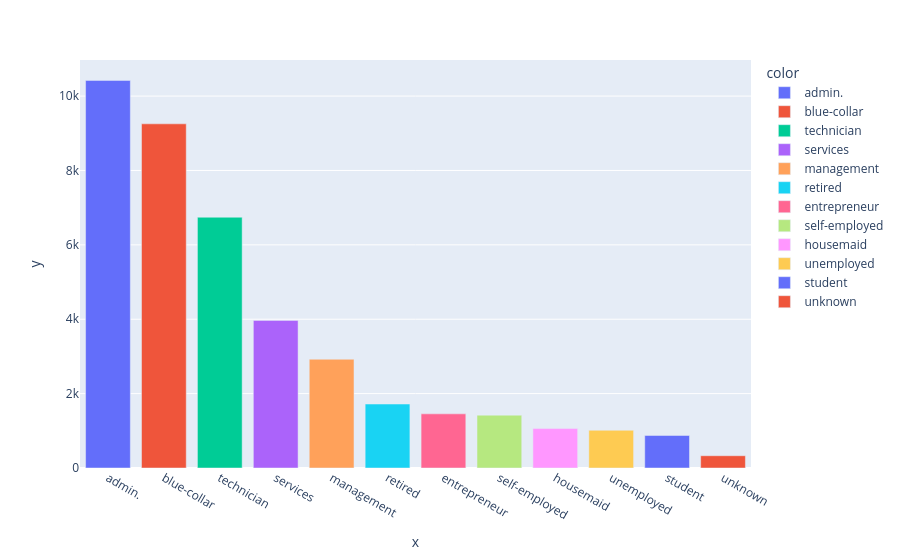
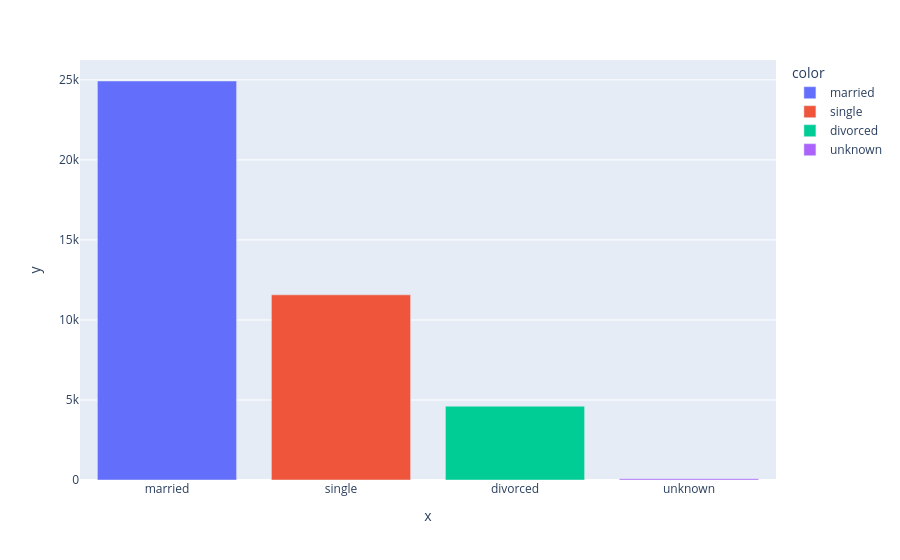
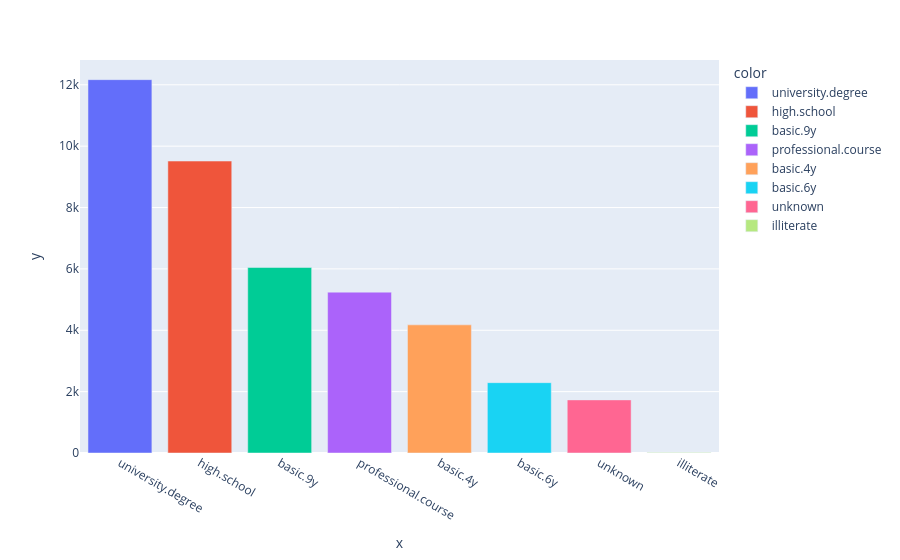
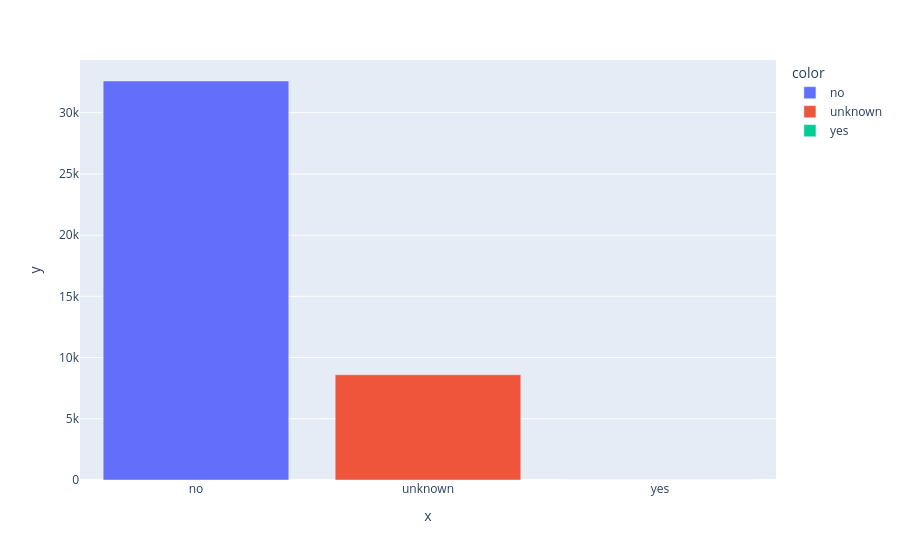

Notebook code for these charts, in order:
### Code cell
# visualiser les countplots
for col in cat_data.columns:
  countplot_func(col)

### Figure 1 — Plotly figure (JSON) as saved in the notebook; plotly's stock layout.template omitted (floating-point values rounded to 4 significant figures)
{"data": [{"hovertemplate": "color=admin.<br>x=%{x}<br>y=%{y}<extra></extra>", "legendgroup": "admin.", "marker": {"color": "#636efa", "pattern": {"shape": ""}}, "name": "admin.", "orientation": "v", "showlegend": true, "textposition": "auto", "type": "bar", "x": ["admin."], "xaxis": "x", "y": [10422], "yaxis": "y"}, {"hovertemplate": "color=blue-collar<br>x=%{x}<br>y=%{y}<extra></extra>", "legendgroup": "blue-collar", "marker": {"color": "#EF553B", "pattern": {"shape": ""}}, "name": "blue-collar", "orientation": "v", "showlegend": true, "textposition": "auto", "type": "bar", "x": ["blue-collar"], "xaxis": "x", "y": [9254], "yaxis": "y"}, {"hovertemplate": "color=technician<br>x=%{x}<br>y=%{y}<extra></extra>", "legendgroup": "technician", "marker": {"color": "#00cc96", "pattern": {"shape": ""}}, "name": "technician", "orientation": "v", "showlegend": true, "textposition": "auto", "type": "bar", "x": ["technician"], "xaxis": "x", "y": [6743], "yaxis": "y"}, {"hovertemplate": "color=services<br>x=%{x}<br>y=%{y}<extra></extra>", "legendgroup": "services", "marker": {"color": "#ab63fa", "pattern": {"shape": ""}}, "name": "services", "orientation": "v", "showlegend": true, "textposition": "auto", "type": "bar", "x": ["services"], "xaxis": "x", "y": [3969], "yaxis": "y"}, {"hovertemplate": "color=management<br>x=%{x}<br>y=%{y}<extra></extra>", "legendgroup": "management", "marker": {"color": "#FFA15A", "pattern": {"shape": ""}}, "name": "management", "orientation": "v", "showlegend": true, "textposition": "auto", "type": "bar", "x": ["management"], "xaxis": "x", "y": [2924], "yaxis": "y"}, {"hovertemplate": "color=retired<br>x=%{x}<br>y=%{y}<extra></extra>", "legendgroup": "retired", "marker": {"color": "#19d3f3", "pattern": {"shape": ""}}, "name": "retired", "orientation": "v", "showlegend": true, "textposition": "auto", "type": "bar", "x": ["retired"], "xaxis": "x", "y": [1720], "yaxis": "y"}, {"hovertemplate": "color=entrepreneur<br>x=%{x}<br>y=%{y}<extra></extra>", "legendgroup": "entrepreneur", "marker": {"color": "#FF6692", "pattern": {"shape": ""}}, "name": "entrepreneur", "orientation": "v", "showlegend": true, "textposition": "auto", "type": "bar", "x": ["entrepreneur"], "xaxis": "x", "y": [1456], "yaxis": "y"}, {"hovertemplate": "color=self-employed<br>x=%{x}<br>y=%{y}<extra></extra>", "legendgroup": "self-employed", "marker": {"color": "#B6E880", "pattern": {"shape": ""}}, "name": "self-employed", "orientation": "v", "showlegend": true, "textposition": "auto", "type": "bar", "x": ["self-employed"], "xaxis": "x", "y": [1421], "yaxis": "y"}, {"hovertemplate": "color=housemaid<br>x=%{x}<br>y=%{y}<extra></extra>", "legendgroup": "housemaid", "marker": {"color": "#FF97FF", "pattern": {"shape": ""}}, "name": "housemaid", "orientation": "v", "showlegend": true, "textposition": "auto", "type": "bar", "x": ["housemaid"], "xaxis": "x", "y": [1060], "yaxis": "y"}, {"hovertemplate": "color=unemployed<br>x=%{x}<br>y=%{y}<extra></extra>", "legendgroup": "unemployed", "marker": {"color": "#FECB52", "pattern": {"shape": ""}}, "name": "unemployed", "orientation": "v", "showlegend": true, "textposition": "auto", "type": "bar", "x": ["unemployed"], "xaxis": "x", "y": [1014], "yaxis": "y"}, {"hovertemplate": "color=student<br>x=%{x}<br>y=%{y}<extra></extra>", "legendgroup": "student", "marker": {"color": "#636efa", "pattern": {"shape": ""}}, "name": "student", "orientation": "v", "showlegend": true, "textposition": "auto", "type": "bar", "x": ["student"], "xaxis": "x", "y": [875], "yaxis": "y"}, {"hovertemplate": "color=unknown<br>x=%{x}<br>y=%{y}<extra></extra>", "legendgroup": "unknown", "marker": {"color": "#EF553B", "pattern": {"shape": ""}}, "name": "unknown", "orientation": "v", "showlegend": true, "textposition": "auto", "type": "bar", "x": ["unknown"], "xaxis": "x", "y": [330], "yaxis": "y"}], "layout": {"barmode": "relative", "legend": {"title": {"text": "color"}, "tracegroupgap": 0}, "margin": {"t": 60}, "xaxis": {"anchor": "y", "domain": [0, 1], "title": {"text": "x"}}, "yaxis": {"anchor": "x", "domain": [0, 1], "title": {"text": "y"}}}}

### Figure 2 — Plotly figure (JSON) as saved in the notebook; plotly's stock layout.template omitted (floating-point values rounded to 4 significant figures)
{"data": [{"hovertemplate": "color=married<br>x=%{x}<br>y=%{y}<extra></extra>", "legendgroup": "married", "marker": {"color": "#636efa", "pattern": {"shape": ""}}, "name": "married", "orientation": "v", "showlegend": true, "textposition": "auto", "type": "bar", "x": ["married"], "xaxis": "x", "y": [24928], "yaxis": "y"}, {"hovertemplate": "color=single<br>x=%{x}<br>y=%{y}<extra></extra>", "legendgroup": "single", "marker": {"color": "#EF553B", "pattern": {"shape": ""}}, "name": "single", "orientation": "v", "showlegend": true, "textposition": "auto", "type": "bar", "x": ["single"], "xaxis": "x", "y": [11568], "yaxis": "y"}, {"hovertemplate": "color=divorced<br>x=%{x}<br>y=%{y}<extra></extra>", "legendgroup": "divorced", "marker": {"color": "#00cc96", "pattern": {"shape": ""}}, "name": "divorced", "orientation": "v", "showlegend": true, "textposition": "auto", "type": "bar", "x": ["divorced"], "xaxis": "x", "y": [4612], "yaxis": "y"}, {"hovertemplate": "color=unknown<br>x=%{x}<br>y=%{y}<extra></extra>", "legendgroup": "unknown", "marker": {"color": "#ab63fa", "pattern": {"shape": ""}}, "name": "unknown", "orientation": "v", "showlegend": true, "textposition": "auto", "type": "bar", "x": ["unknown"], "xaxis": "x", "y": [80], "yaxis": "y"}], "layout": {"barmode": "relative", "legend": {"title": {"text": "color"}, "tracegroupgap": 0}, "margin": {"t": 60}, "xaxis": {"anchor": "y", "domain": [0, 1], "title": {"text": "x"}}, "yaxis": {"anchor": "x", "domain": [0, 1], "title": {"text": "y"}}}}

### Figure 3 — Plotly figure (JSON) as saved in the notebook; plotly's stock layout.template omitted (floating-point values rounded to 4 significant figures)
{"data": [{"hovertemplate": "color=university.degree<br>x=%{x}<br>y=%{y}<extra></extra>", "legendgroup": "university.degree", "marker": {"color": "#636efa", "pattern": {"shape": ""}}, "name": "university.degree", "orientation": "v", "showlegend": true, "textposition": "auto", "type": "bar", "x": ["university.degree"], "xaxis": "x", "y": [12168], "yaxis": "y"}, {"hovertemplate": "color=high.school<br>x=%{x}<br>y=%{y}<extra></extra>", "legendgroup": "high.school", "marker": {"color": "#EF553B", "pattern": {"shape": ""}}, "name": "high.school", "orientation": "v", "showlegend": true, "textposition": "auto", "type": "bar", "x": ["high.school"], "xaxis": "x", "y": [9515], "yaxis": "y"}, {"hovertemplate": "color=basic.9y<br>x=%{x}<br>y=%{y}<extra></extra>", "legendgroup": "basic.9y", "marker": {"color": "#00cc96", "pattern": {"shape": ""}}, "name": "basic.9y", "orientation": "v", "showlegend": true, "textposition": "auto", "type": "bar", "x": ["basic.9y"], "xaxis": "x", "y": [6045], "yaxis": "y"}, {"hovertemplate": "color=professional.course<br>x=%{x}<br>y=%{y}<extra></extra>", "legendgroup": "professional.course", "marker": {"color": "#ab63fa", "pattern": {"shape": ""}}, "name": "professional.course", "orientation": "v", "showlegend": true, "textposition": "auto", "type": "bar", "x": ["professional.course"], "xaxis": "x", "y": [5243], "yaxis": "y"}, {"hovertemplate": "color=basic.4y<br>x=%{x}<br>y=%{y}<extra></extra>", "legendgroup": "basic.4y", "marker": {"color": "#FFA15A", "pattern": {"shape": ""}}, "name": "basic.4y", "orientation": "v", "showlegend": true, "textposition": "auto", "type": "bar", "x": ["basic.4y"], "xaxis": "x", "y": [4176], "yaxis": "y"}, {"hovertemplate": "color=basic.6y<br>x=%{x}<br>y=%{y}<extra></extra>", "legendgroup": "basic.6y", "marker": {"color": "#19d3f3", "pattern": {"shape": ""}}, "name": "basic.6y", "orientation": "v", "showlegend": true, "textposition": "auto", "type": "bar", "x": ["basic.6y"], "xaxis": "x", "y": [2292], "yaxis": "y"}, {"hovertemplate": "color=unknown<br>x=%{x}<br>y=%{y}<extra></extra>", "legendgroup": "unknown", "marker": {"color": "#FF6692", "pattern": {"shape": ""}}, "name": "unknown", "orientation": "v", "showlegend": true, "textposition": "auto", "type": "bar", "x": ["unknown"], "xaxis": "x", "y": [1731], "yaxis": "y"}, {"hovertemplate": "color=illiterate<br>x=%{x}<br>y=%{y}<extra></extra>", "legendgroup": "illiterate", "marker": {"color": "#B6E880", "pattern": {"shape": ""}}, "name": "illiterate", "orientation": "v", "showlegend": true, "textposition": "auto", "type": "bar", "x": ["illiterate"], "xaxis": "x", "y": [18], "yaxis": "y"}], "layout": {"barmode": "relative", "legend": {"title": {"text": "color"}, "tracegroupgap": 0}, "margin": {"t": 60}, "xaxis": {"anchor": "y", "domain": [0, 1], "title": {"text": "x"}}, "yaxis": {"anchor": "x", "domain": [0, 1], "title": {"text": "y"}}}}

### Figure 4 — Plotly figure (JSON) as saved in the notebook; plotly's stock layout.template omitted (floating-point values rounded to 4 significant figures)
{"data": [{"hovertemplate": "color=no<br>x=%{x}<br>y=%{y}<extra></extra>", "legendgroup": "no", "marker": {"color": "#636efa", "pattern": {"shape": ""}}, "name": "no", "orientation": "v", "showlegend": true, "textposition": "auto", "type": "bar", "x": ["no"], "xaxis": "x", "y": [32588], "yaxis": "y"}, {"hovertemplate": "color=unknown<br>x=%{x}<br>y=%{y}<extra></extra>", "legendgroup": "unknown", "marker": {"color": "#EF553B", "pattern": {"shape": ""}}, "name": "unknown", "orientation": "v", "showlegend": true, "textposition": "auto", "type": "bar", "x": ["unknown"], "xaxis": "x", "y": [8597], "yaxis": "y"}, {"hovertemplate": "color=yes<br>x=%{x}<br>y=%{y}<extra></extra>", "legendgroup": "yes", "marker": {"color": "#00cc96", "pattern": {"shape": ""}}, "name": "yes", "orientation": "v", "showlegend": true, "textposition": "auto", "type": "bar", "x": ["yes"], "xaxis": "x", "y": [3], "yaxis": "y"}], "layout": {"barmode": "relative", "legend": {"title": {"text": "color"}, "tracegroupgap": 0}, "margin": {"t": 60}, "xaxis": {"anchor": "y", "domain": [0, 1], "title": {"text": "x"}}, "yaxis": {"anchor": "x", "domain": [0, 1], "title": {"text": "y"}}}}
